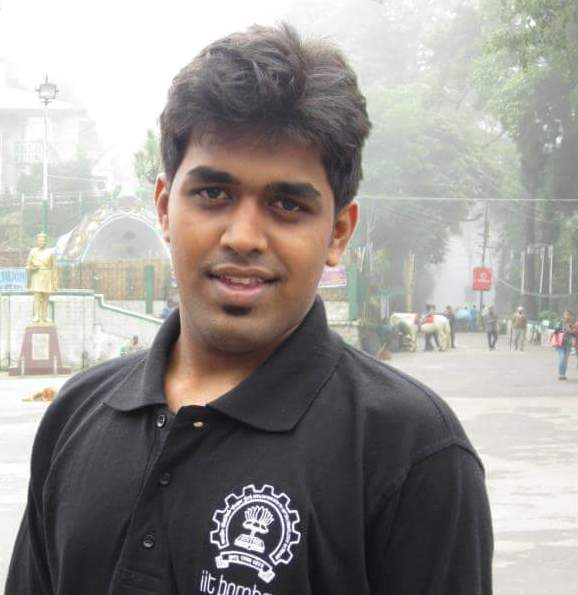
#> input picture sam.jpg, 578 x 595 px
$ python face-detect.py
#> lines starting #> are read from the running program, lines starting #| are printed output that depends on the picture; after the words box and inside, x2 and y2 are one past the last pixel; in counts of white or black regions, pixels touching at a corner belong together
import cv2
import time


## Read image
data = cv2.imread("sam.jpg", cv2.IMREAD_COLOR )
#> data is the input picture: shape (595, 578, 3); mean B, G, R 146.6, 149.7, 153.5
print(type(data))
#| <class 'numpy.ndarray'>


### Face detect

# Create the haar cascadeforface and eye
face_cascade = cv2.CascadeClassifier(r"C:\Users\SAM\Anaconda3\Lib\site-packages\cv2\data\haarcascade_frontalface_default.xml")
eye_cascade = cv2.CascadeClassifier(r"C:\Users\SAM\Anaconda3\Lib\site-packages\cv2\data\haarcascade_eye.xml")

#Convert color to gray (why?? : Think)
gray = cv2.cvtColor(data, cv2.COLOR_BGR2GRAY)
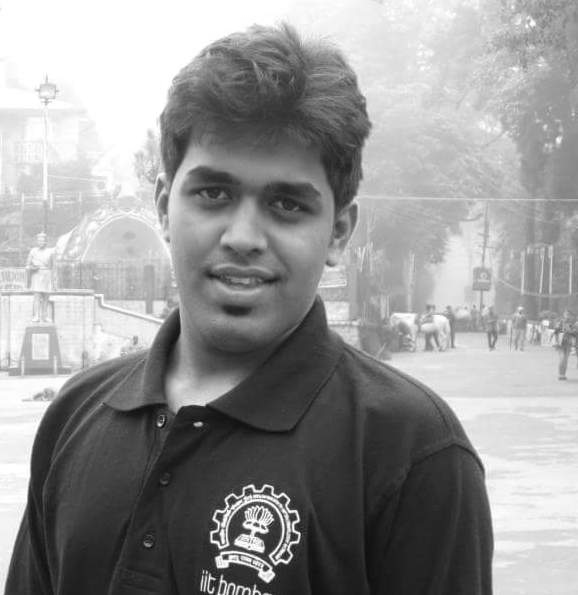
#> gray: shape (595, 578); min 3, max 255, mean 150.5
cv2.imshow('black_n_white_input ',gray)


faces = face_cascade.detectMultiScale(gray, 2, 5) #gray, 1.3, 5
#> faces = [[147, 129, 192, 192]]
for (x,y,w,h) in faces:
    img = cv2.rectangle(data,(x,y),(x+w,y+h),(255,0,0),2)
    roi_gray = gray[y:y+h, x:x+w]
    roi_color = img[y:y+h, x:x+w]
    eyes = eye_cascade.detectMultiScale(roi_gray)
    for (ex,ey,ew,eh) in eyes:
        cv2.rectangle(roi_color,(ex,ey),(ex+ew,ey+eh),(0,255,0),2)
#> this loop made 1 pass
#> (x, y, w, h, eyes) on pass 1: (147, 129, 192, 192, [[42, 39, 50, 50], [114, 50, 51, 51]])
#> pass 1, `roi_gray = gray[y:y+h, x:x+w]`:
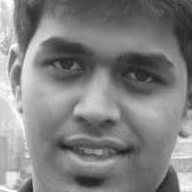
#> roi_gray: shape (192, 192); min 28, max 255, mean 129.2
#> pass 1, `roi_color = img[y:y+h, x:x+w]`:
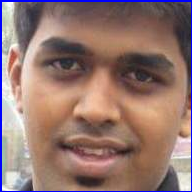
#> roi_color: shape (192, 192, 3); mean B, G, R 112.1, 117.6, 146.9
#> after the loop:
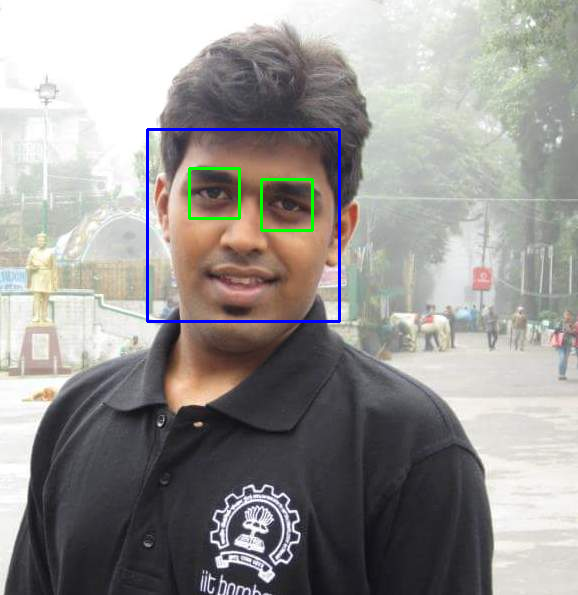
#> data: shape (595, 578, 3); 1.02% of pixels changed, all inside (x1, y1, x2, y2) = (146, 128, 341, 323)
#> after the loop:
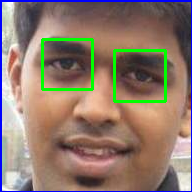
#> roi_color: shape (192, 192, 3); 3.27% of pixels changed, all inside (x1, y1, x2, y2) = (41, 38, 167, 103)

cv2.imshow('output',data)
if cv2.waitKey(0) & 0xFF == ord('q'):
#> (key q is pressed here)
	cv2.destroyAllWindows()
	print("exit")
